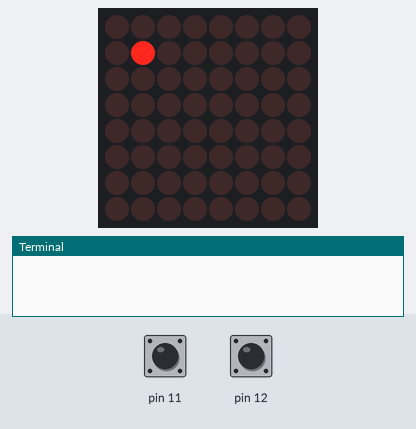
A program run on a simulated Raspberry Pi (header pin numbers). Shown: 8×8 LED matrix, the last lines printed to the terminal. The test bench sets the inputs (shaded band); at power-on: pin 11 LOW, pin 12 LOW. Random numbers come from a fixed seed.

Above: at 5.0 s.
5.1 s: pin 11 pulled HIGH for 0.15 s
At 5.43 s:
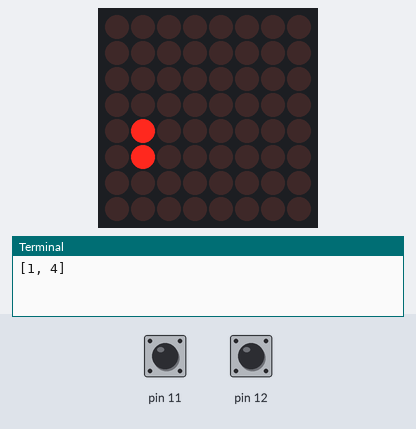
5.8 s: pin 12 pulled HIGH for 1 s
At 7.01 s:
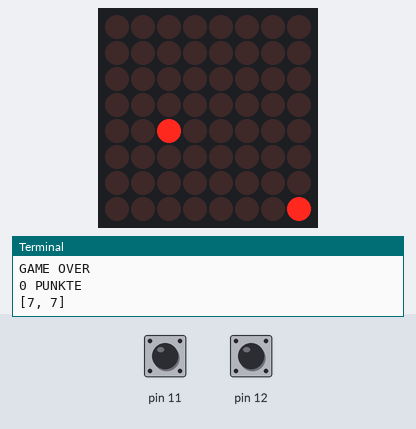
7.4 s: pin 11 pulled HIGH for 1 s
At 8.57 s:
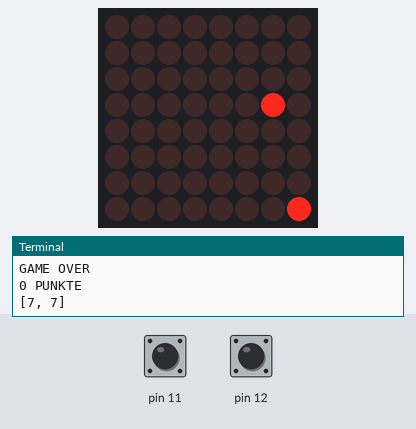
9.0 s: pin 12 pulled HIGH for 0.15 s
At 9.5 s:
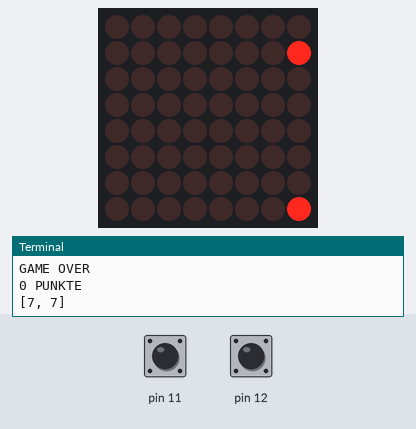
Timing chart, 0 to 12.0 s (numbered marks = the images above; inputs shaded):
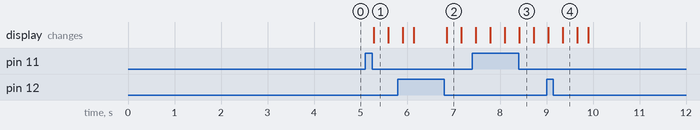

The program:

Snake.py
```python
import RPi.GPIO as GPIO # Importiert die Raspberry Pi GPIO library
from MyMax7219 import MyMatrix # Greift auf MxMax7219 zu
from random import randint # Importiert random Library
import time # Importiert time Library


matrix = MyMatrix() #Erzeugt Matrix Objekt

GPIO.setmode(GPIO.BOARD) # Use physical pin numbering

#Regelt die Steuerung der Schlange
def steuerung(gpio):
    global richtung

    if richtung == [0,0]: #Noch keine Richtung
        if gpio == 11:
            richtung = [-1,0]
            return
        if gpio == 12:
            richtung = [1,0]
            return

    if richtung == [0, -1]: #oben
        if gpio == 11:
            richtung = [-1,0]
            return
        if gpio == 12:
            richtung = [1,0]
            return

    if richtung == [-1, 0]: #links
        if gpio == 11:
            richtung = [0, 1]
            return
        if gpio == 12:
            richtung = [0, -1]
            return

    if richtung == [0, 1]: #unten
        if gpio == 11:
            richtung = [1, 0]
            return
        if gpio == 12:
            richtung = [-1, 0]
            return

    if richtung == [1, 0]: #rechts
        if gpio == 11:
            richtung = [0, -1]
            return
        if gpio == 12:
            richtung = [0, 1]
            return

GPIO.setup(11, GPIO.IN, pull_up_down=GPIO.PUD_DOWN) # Setzt den Pin 11 auf Input mit Pull-Down
GPIO.add_event_detect(11, GPIO.FALLING, callback=steuerung) #Ruft die 'steuerung' Methode aus, bei Knopfdruck

GPIO.setup(12, GPIO.IN, pull_up_down=GPIO.PUD_DOWN) # Setzt den Pin 12 auf Input mit Pull-Down
GPIO.add_event_detect(12, GPIO.FALLING, callback=steuerung) #Ruft die 'steuerung' Methode aus, bei Knopfdruck

#Startet das Spiel
def startSpiel():
  global snake, richtung, apfel
  snake = [[randint(2,4),randint(3,5)]]
  richtung = [0,0]
  while richtung == [0,0]:
      matrix.pixel(1, 1, 1)
      time.sleep(0.1)
      matrix.pixel(1, 1, 0)
  neuerApfel()

#Erstellt einen neuen Apfel
def neuerApfel():
  global apfel, snake
  apfelSnake = False
  while apfelSnake == False:
    apfelSnake = True
    apfel = [randint(0,7),randint(0,7)]
    for i in snake:
      if(i == apfel):
        apfelSnake = False
  print(apfel)

#SpielEnde
def endOfGame():
  for i in range(0,2):
    matrix.clear()
    for i in range(0,8):
      for j in range(0,8):
        matrix.pixel(i,j,1)
        time.sleep(0.001)
    time.sleep(0.01)
  print("GAME OVER")
  punkte = len(snake)-1
  print(str(punkte)+" PUNKTE")

  startSpiel()

startSpiel()

#Dauerschleife
while True:
  keinePause = False
  newSnake = [snake[0][0]+richtung[0],
              snake[0][1]+richtung[1]]
  for i in snake:
    if(i == newSnake):
      endOfGame()
      pass

  if(newSnake == apfel):
     neuerApfel()
     keinePause = True
  else:
     snake.pop()
  snake.insert(0,newSnake)

#Prüft nach Spielende
  if(snake[0][0] > 7 or snake[0][1] > 7
	or snake[0][0] < 0 or snake[0][1] < 0 ):
    endOfGame()
    pass

  matrix.clear()
  for i in snake:
    matrix.pixel(i[0],i[1], 1)
  matrix.pixel(apfel[0],apfel[1],1)
  if(keinePause == False):
    newLength = (len(snake)-2)*0.01
    time.sleep(0.3-newLength)
  else:
    time.sleep(0.3)
```

MyMax7219.py
```python
from luma.core.interface.serial import spi, noop
from luma.core.render import canvas
from luma.core.virtual import viewport
from luma.led_matrix.device import max7219
from luma.core.legacy.font import proportional, LCD_FONT
from luma.core.legacy import text
import time
from PIL import Image, ImageDraw


class MyMatrix:

    def __init__(self, cascaded=1):
        serial = spi(port=0, device=0, gpio=noop())
        self.device = max7219(serial, cascaded=cascaded)
        self.test = 'Hello'
        self.pixelList = list()

    def letter(self, letter, matrix=1):
        with canvas(self.device) as draw:
            text(draw, (((matrix-1)*8), 0), letter, fill="white", font=proportional(LCD_FONT))

    def setPixel(self, x, y):
        with canvas(self.device) as draw:
            draw.point((x,y), fill="white")

    def showPixels(self):
        with canvas(self.device) as draw:
            draw.point(tuple(self.pixelList), fill="white")

    def pixel(self, x, y, state):
        if state == True or state == 1:
            if (x,y) in self.pixelList:
                self.pixelList[self.pixelList.index((x,y))] = (x,y)
            else:
                self.pixelList.append((x,y))
        else:
            if (x,y) in self.pixelList:
                self.pixelList.remove((x,y))
        self.showPixels()

    def hello(self):
        return self.test

    def showMessage(self, textString, sleepTime = 0.1):
        print(self.device.width)
        #self.device.width
        for i in range((len(textString)*6)):
            with canvas(self.device) as draw:
                text(draw, (i*-1, 0), textString, fill="white", font=proportional(LCD_FONT))
            time.sleep(sleepTime)

    def clear(self):
        self.pixelList = list()
        self.device.clear()

    def brightness(self, brightness):
        self.device.contrast(brightness)
```

Measured:
- after the input at 5.1 s, the display: changes after 0.18 s (image 1)
